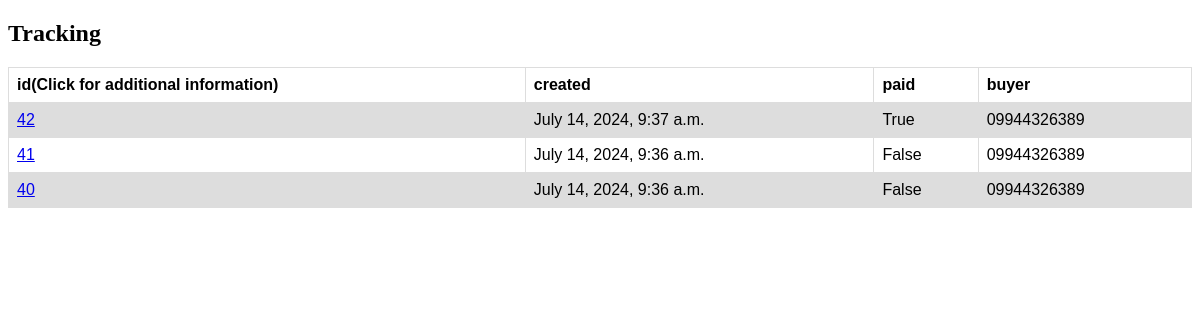
Page /orders/order_list/ (signed in) on the earlier database version.
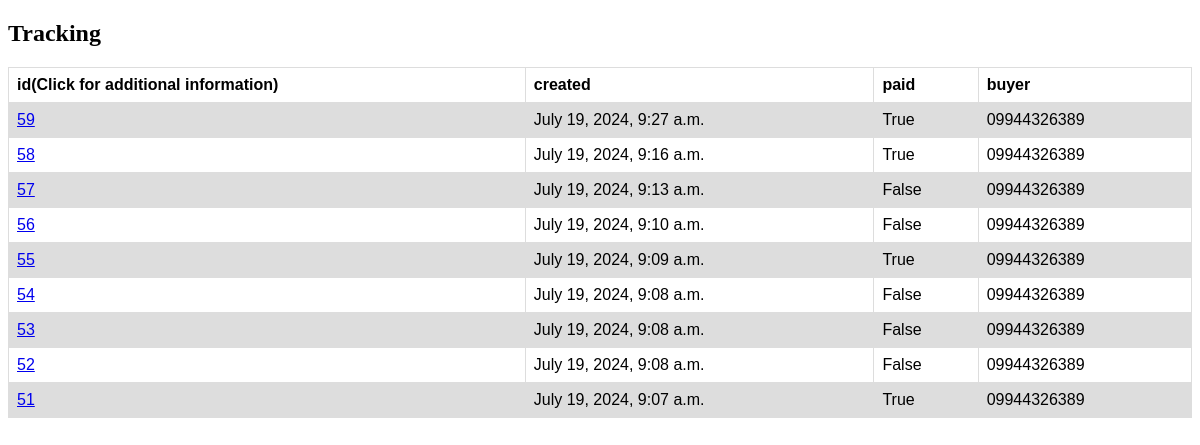
Same page on the later database version.
### orders/models.py (models this page shows, shortened)
class Order(models.Model):
    STATUS_CHOISES = [
        ('C0', 'Confirm'),
        ('Q1', 'In the review queue'),
        ('R2', 'Received from the seller'),
        ('P3', 'Preparing the order'),
        ('D4', 'Delivery to the post office'),
        ('D5', 'Delivery to the customer'),
        ('R6', 'Return of the cost due to lack of stock'),
        ('N7', 'Not Paid')
    ]
    buyer = models.ForeignKey(ShopUser, on_delete=models.SET_NULL, related_name='orders', null=True)
    first_name = models.CharField(max_length=50)
    last_name = models.CharField(max_length=50)
    phone = models.CharField(max_length=11)
    address = models.CharField(max_length=250)
    postal_code = models.CharField(max_length=10)
    province = models.CharField(max_length=50)
    city = models.CharField(max_length=50)
    created = models.DateTimeField(auto_now_add=True)
    updated = models.DateTimeField(auto_now=True)
    paid = models.BooleanField(default=False)
    status_order = models.CharField(max_length=2, choices=STATUS_CHOISES, default='In the review queue')
    class Meta:
        ordering = ['-created']
        indexes = [
            models.Index(fields=['-created'])
        ]

### account/models.py (models this page shows)
class ShopUser(AbstractBaseUser, PermissionsMixin):
    first_name = models.CharField(max_length=50)
    last_name = models.CharField(max_length=50)
    phone = models.CharField(max_length=11, unique=True)
    address = models.TextField()
    is_active = models.BooleanField(default=True)
    is_staff = models.BooleanField(default=False)
    date_join = models.DateTimeField(default=timezone.now)
    objects = ShopUserManager()
    USERNAME_FIELD = 'phone'
    REQUIRED_FIELDS = []
    def __str__(self):
        return self.phone

### orders/views.py (the view)
# urls.py: path('order_list/', views.order_list, name='order_list'),
def order_list(request):
    user = request.user
    order = Order.objects.filter(buyer=user)
    return render(request, 'order_list.html', {'order': order})

### cart/context_processor.py (called while the page is built)
def cart(request):
    return {'cart': Cart(request)}

### orders/templates/order_list.html (shortened to what this page needs)
<!DOCTYPE html>
<html>
<head>
</head>
<body>
<h2>Tracking</h2>
<table>
  <tr>
    <th>id(Click for additional information)</th>
    <th>created</th>
    <th>paid</th>
    <th>buyer</th>
  </tr>
  <tr>
      {% for item in order %}
    <td><a href="{% url 'orders:order_detail' item.id %}">{{item.id}}</a></td>
    <td>{{item.created}}</td>
    <td>{{item.paid}}</td>
    <td>{{item.buyer}}</td>
  </tr>
  {%endfor%}
</table>
</body>
</html>

Differences in the rows shown:
removed Order: id "42", created "July 14, 2024, 9:37 a.m.", paid "True", buyer "09944326389"
removed Order: id "41", created "July 14, 2024, 9:36 a.m.", paid "False", buyer "09944326389"
removed Order: id "40", created "July 14, 2024, 9:36 a.m.", paid "False", buyer "09944326389"
added Order: id "59", created "July 19, 2024, 9:27 a.m.", paid "True", buyer "09944326389"
added Order: id "58", created "July 19, 2024, 9:16 a.m.", paid "True", buyer "09944326389"
added Order: id "57", created "July 19, 2024, 9:13 a.m.", paid "False", buyer "09944326389"
added Order: id "56", created "July 19, 2024, 9:10 a.m.", paid "False", buyer "09944326389"
added Order: id "55", created "July 19, 2024, 9:09 a.m.", paid "True", buyer "09944326389"
added Order: id "54", created "July 19, 2024, 9:08 a.m.", paid "False", buyer "09944326389"
added Order: id "53", created "July 19, 2024, 9:08 a.m.", paid "False", buyer "09944326389"
added Order: id "52", created "July 19, 2024, 9:08 a.m.", paid "False", buyer "09944326389"
added Order: id "51", created "July 19, 2024, 9:07 a.m.", paid "True", buyer "09944326389"
